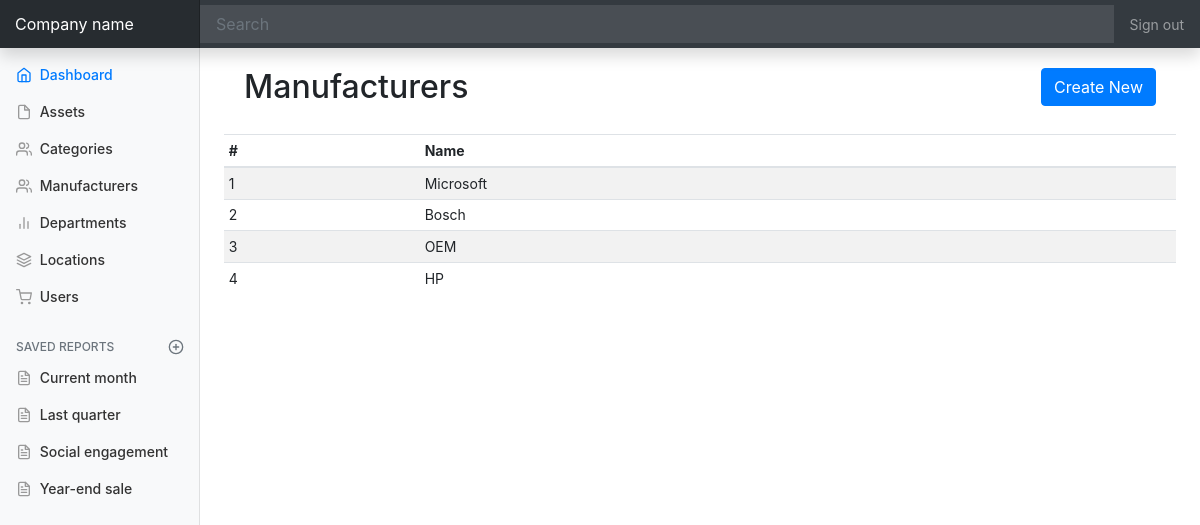
/manufacturers, run on an earlier commit of the app's database.
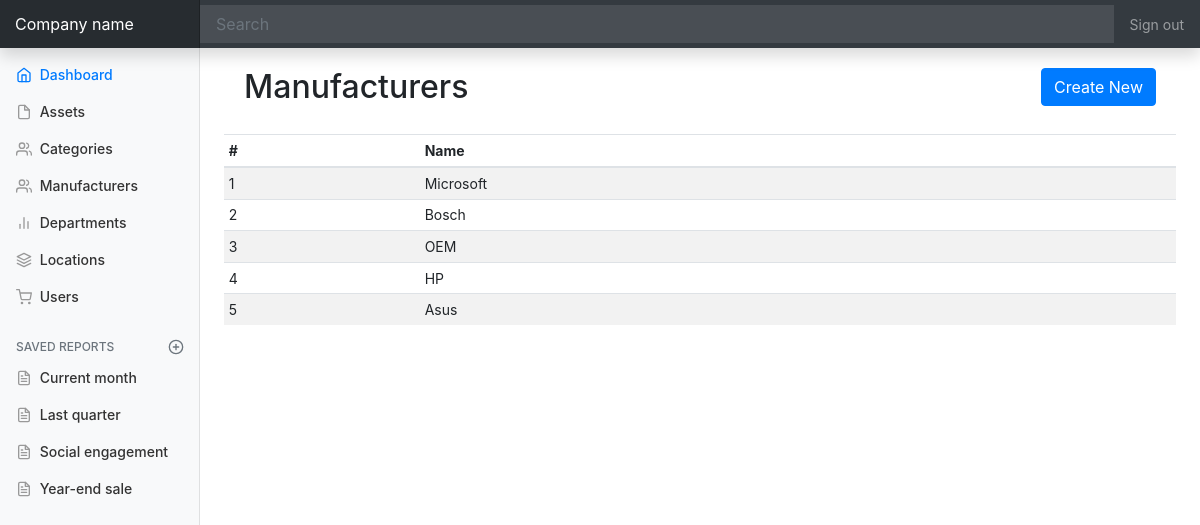
And on a later commit of the database.
### app/models.py (models this page shows, shortened)
class Manufacturer(db.Model):
	id = db.Column(db.Integer, primary_key=True)
	name = db.Column(db.String(64), unique=True)
	assets = db.relationship('Asset', backref="manufacturer")

### app/routes.py (the view)
@app.route('/manufacturers')
def manufacturers():
	manufacturers = Manufacturer.query.all()
	return render_template('manufacturers.html', title='Manufacturers', manufacturers=manufacturers)

### app/templates/manufacturers.html
{% extends "base.html" %}
{% block content %}
<section style="padding:20px;">
  <h2 style="display:inline-flex;">Manufacturers</h2>
  <a class="btn btn-primary float-right" href="manufacturers/create">Create New</a>
</section>
<div class="table-responsive">
  <table class="table table-striped table-sm">
    <thead>
      <tr>
        <th>#</th>
        <th>Name</th>
      </tr>
    </thead>
    <tbody>
    	{% for manufacturer in manufacturers %}
      <tr>
        <td>{{ manufacturer.id }}</td>
        <td>{{ manufacturer.name }}</td>
      </tr>
      {% endfor %}
    </tbody>
  </table>
</div>
{% endblock %}

What changed in the data, as far as the page shows it:
added Manufacturer: id "5", name "Asus"
